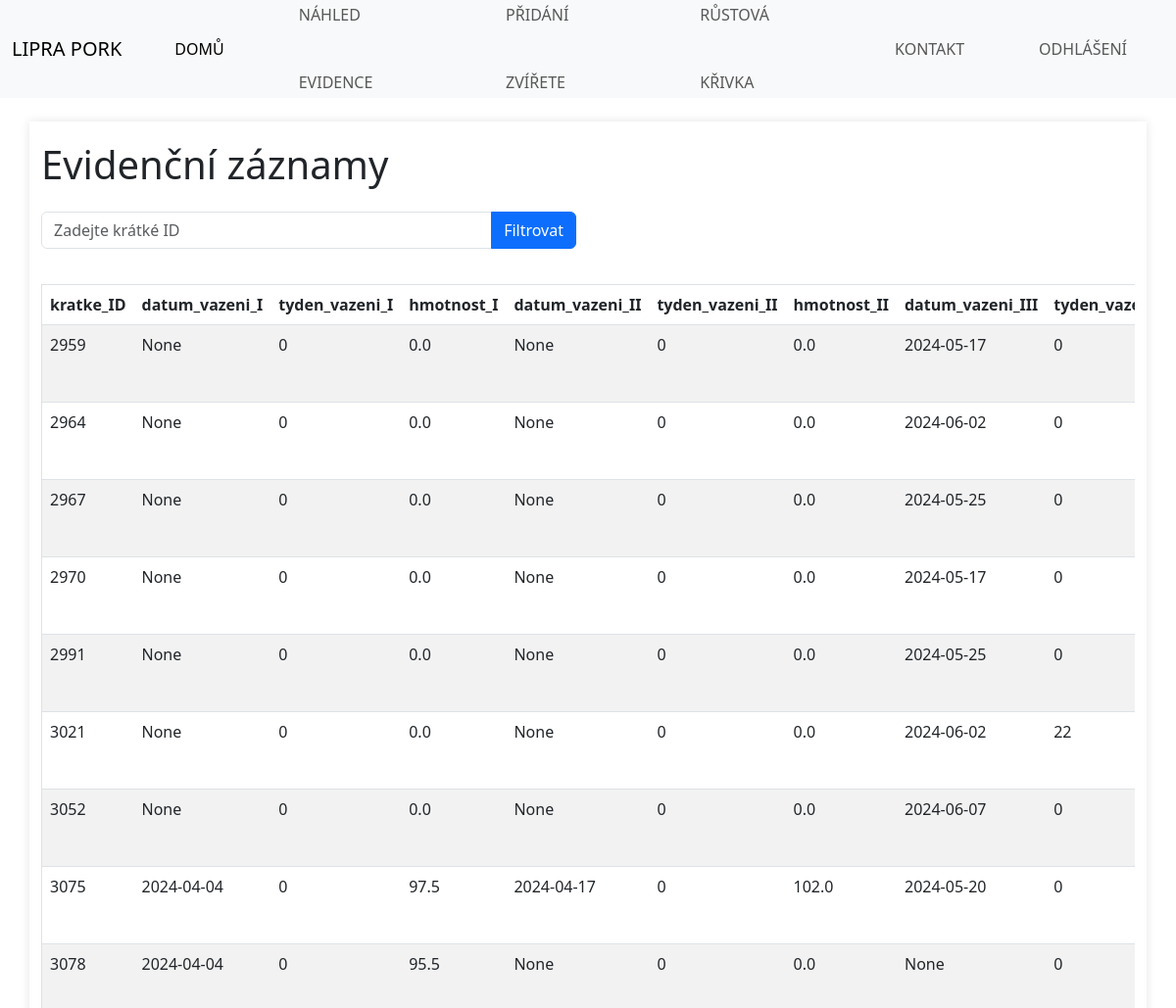
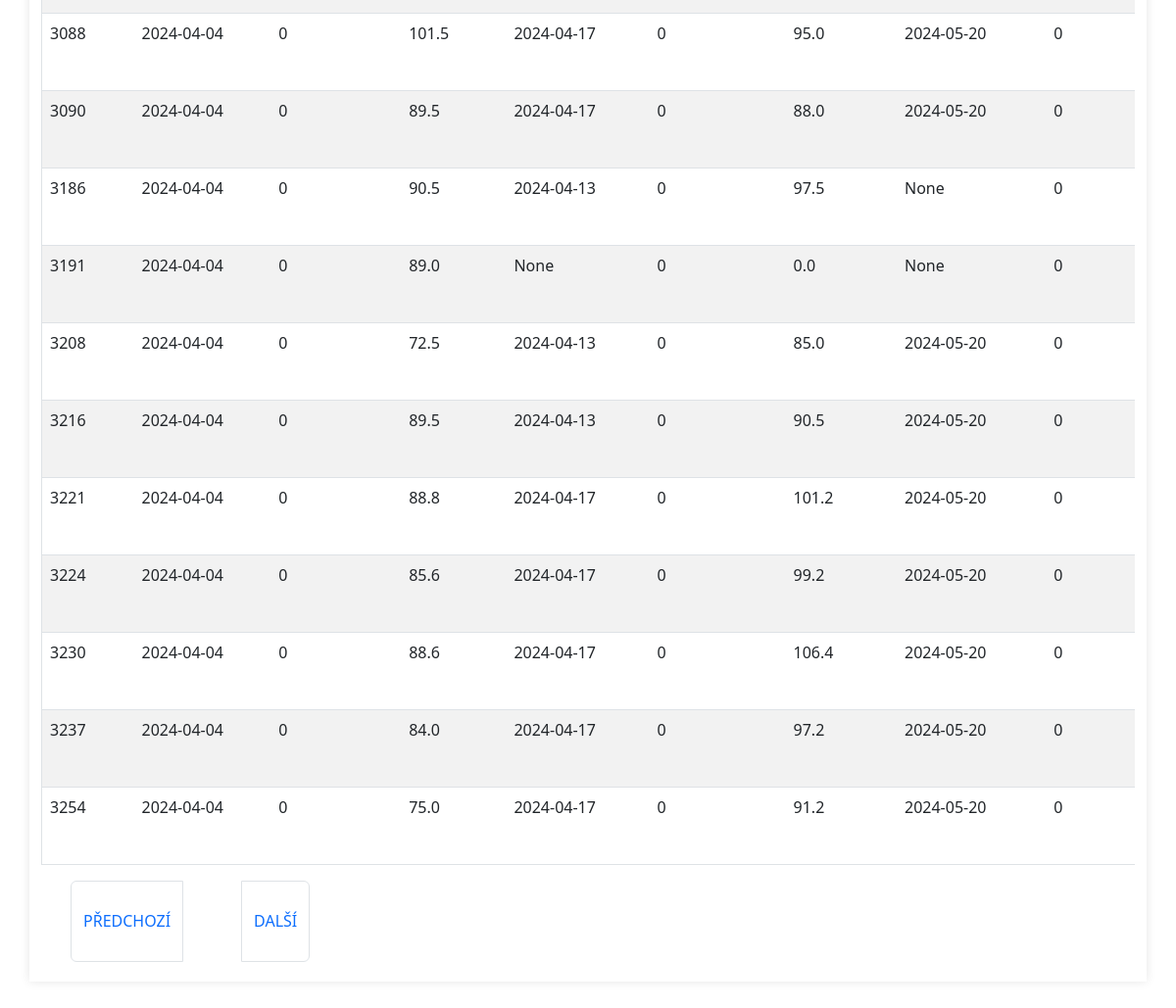
The app's page /animals?page=2 (signed in) with its own data (2 pictures, top to bottom).
### database_animal.py (models this page shows)
class Animals(db.Model):
    __tablename__ = 'animals'  # Název tabulky v databázi
    kratke_ID = db.Column(db.Integer, primary_key=True, unique=True, nullable=False)
    datum_vazeni_I = db.Column(db.Date, nullable=True)
    tyden_vazeni_I = db.Column(db.Integer, nullable=True)
    hmotnost_I = db.Column(db.Float, nullable=True)
    datum_vazeni_II = db.Column(db.Date, nullable=True)
    tyden_vazeni_II = db.Column(db.Integer, nullable=True)
    hmotnost_II = db.Column(db.Float, nullable=True)
    datum_vazeni_III = db.Column(db.Date, nullable=True)
    tyden_vazeni_III = db.Column(db.Integer, nullable=True)
    hmotnost_III = db.Column(db.Float, nullable=True)
    turnus = db.Column(db.Integer, nullable=True)
    rok = db.Column(db.Integer, nullable=True)
    interni_ID = db.Column(db.Integer, nullable=True)
    ID = db.Column(db.Integer, nullable=True)
    datum_narozeni = db.Column(db.Date, nullable=True)
    datum_spek = db.Column(db.Date, nullable=True)
    tyden_spek = db.Column(db.Integer, nullable=True)
    spek = db.Column(db.Float, nullable=True)
    rije = db.Column(db.Date, nullable=True)
    def __repr__(self):
        return (f'<Animals {self.kratke_ID}, {self.datum_vazeni_I}, {self.tyden_vazeni_I}, {self.hmotnost_I},'
                f'{self.datum_vazeni_II}, {self.tyden_vazeni_II}, {self.hmotnost_II}, {self.datum_vazeni_III},'
                f'{self.tyden_vazeni_III}, {self.hmotnost_III}, {self.turnus}, {self.rok}, {self.interni_ID},'
                f'{self.ID}, {self.datum_narozeni}, {self.datum_spek}, {self.tyden_spek}, {self.spek},'
                f'{self.rije}>')

### app.py (the view)
@app.route('/animals')
@login_required
def animals():
    page = request.args.get('page', 1, type=int)
    filter_id = request.args.get('kratke_ID', type=int)
    if filter_id:
        query = Animals.query.filter_by(kratke_ID=filter_id)
    else:
        query = Animals.query
    animals_paginated = query.paginate(page=page, per_page=20)
    print("Záznamy v databázi:", [animal for animal in animals_paginated.items])  # Debugging
    return render_template('animals.html', animals=animals_paginated)

### app.py (called while the page is built)
@login_manager.user_loader
def load_user(user_id):
    return db.session.get(User, int(user_id))

### templates/animals.html (shortened to what this page needs)
<!DOCTYPE html>
<html lang="cs-cz">
<head>
    <link rel="stylesheet" href="{{ url_for('static', filename='style.css') }}" type="text/css" />
    <link href="https://cdn.jsdelivr.net/npm/bootstrap@5.3.0-alpha3/dist/css/bootstrap.min.css" rel="stylesheet">
</head>
<body>
    <header>
        <nav class="navbar navbar-expand-md navbar-light bg-light">
            <div class="container-fluid">
                <a class="navbar-brand" href="{{ url_for('index') }}">LIPRA PORK</a>
                <div class="collapse navbar-collapse" id="navbarNav">
                    <ul class="navbar-nav">
                        <li class="nav-item">
                            <a class="nav-link active" href="{{ url_for('index') }}">Domů</a>
                        </li>
                        <li class="nav-item">
                            <a class="nav-link" href="{{ url_for('animals') }}">Náhled evidence</a>
                        </li>
                        <li class="nav-item">
                            <a class="nav-link" href="{{ url_for('add_animal') }}">Přidání zvířete</a>
                        </li>
                        <li class="nav-item">
                            <a class="nav-link" href="{{ url_for('growth_curve') }}">Růstová křivka</a>
                        </li>
                        <li class="nav-item">
                            <a class="nav-link" href="kontakt.html">Kontakt</a>
                        </li>
                        <li class="nav-item">
                            <a class="nav-link" href="{{ url_for('logout') }}">Odhlášení</a>
                        </li>
                    </ul>
                </div>
            </div>
        </nav>
    </header>
    <main class="container mt-4">
        <h1 class="mb-4">Evidenční záznamy</h1>
        <div class="row mb-3">
            <div class="col-12 col-md-6">
                <form method="GET" action="{{ url_for('animals') }}">
                    <div class="input-group">
                        <input type="number" name="kratke_ID" class="form-control" placeholder="Zadejte krátké ID" value="{{ request.args.get('kratke_ID', '') }}">
                        <button type="submit" class="btn btn-primary">Filtrovat</button>
                    </div>
                </form>
            </div>
        </div>
        <div class="table-responsive">
            <table class="table table-striped">
                <thead>
                    <tr>
                        <th>kratke_ID</th>
                        <th>datum_vazeni_I</th>
                        <th>tyden_vazeni_I</th>
                        <th>hmotnost_I</th>
                        <th>datum_vazeni_II</th>
                        <th>tyden_vazeni_II</th>
                        <th>hmotnost_II</th>
                        <th>datum_vazeni_III</th>
                        <th>tyden_vazeni_III</th>
                    </tr>
                </thead>
                <tbody>
                    {% for animal in animals.items %}
                    <tr>
                        <td>{{ animal.kratke_ID }}</td>
                        <td>{{ animal.datum_vazeni_I }}</td>
                        <td>{{ animal.tyden_vazeni_I }}</td>
                        <td>{{ animal.hmotnost_I }}</td>
                        <td>{{ animal.datum_vazeni_II }}</td>
                        <td>{{ animal.tyden_vazeni_II }}</td>
                        <td>{{ animal.hmotnost_II }}</td>
                        <td>{{ animal.datum_vazeni_III }}</td>
                        <td>{{ animal.tyden_vazeni_III }}</td>
                    </tr>
                    {% endfor %}
                </tbody>
            </table>
        </div>
        <nav>
            <ul class="pagination">
                {% if animals.has_prev %}
                <li class="page-item">
                    <a class="page-link" href="{{ url_for('animals', page=animals.prev_num) }}">Předchozí</a>
                </li>
                {% endif %}
                {% if animals.has_next %}
                <li class="page-item">
                    <a class="page-link" href="{{ url_for('animals', page=animals.next_num) }}">Další</a>
                </li>
                {% endif %}
            </ul>
        </nav>
    </main>
</body>
</html>

### static/style.css (style rules this page uses)
html { background: #6ca161; }
body { font: 14px "Poppins"; background: #f9f9f9; color: #414042; box-sizing: border-box; margin: 0; padding: 100px 0 140px 0; min-width: 960px; }
body > header { height: 100px; width: 100%; background: #1c8404; color: white; display: flex; justify-content: space-evenly; position: fixed; z-index: 1; top: 0; }
nav ul { margin: 0; list-style-type: none; display: flex; align-items: center; height: 100%; }
nav ul li { padding: 0 25px; margin: 0 5px; font-size: 1em; line-height: 4.3em; }
nav ul a { color: white; padding: 8px 0; text-decoration: none; text-transform: uppercase; }
article, main { margin: 0 auto; max-width: 960px; padding: 50px; }
table { width: 100%; border-collapse: collapse; margin: 20px 0; }
table, th, td { border: 1px solid #ddd; padding: 8px; }
th { background-color: #f2f2f2; text-align: left; }
tr:nth-child(even) { background-color: #f9f9f9; }
.container { max-width: 1200px; margin: 0 auto; padding: 20px; background-color: #fff; box-shadow: 0 0 10px rgba(0,0,0,0.1); }
button { background-color: #4CAF50; color: white; padding: 10px 20px; border: none; border-radius: 4px; cursor: pointer; }

### records on screen
Animals: kratke_ID "2959", datum_vazeni_I "None", tyden_vazeni_I "0", hmotnost_I "0.0", datum_vazeni_II "None", tyden_vazeni_II "0", hmotnost_II "0.0", datum_vazeni_III "2024-05-17", tyden_vazeni_III "0"
Animals: kratke_ID "2964", datum_vazeni_I "None", tyden_vazeni_I "0", hmotnost_I "0.0", datum_vazeni_II "None", tyden_vazeni_II "0", hmotnost_II "0.0", datum_vazeni_III "2024-06-02", tyden_vazeni_III "0"
Animals: kratke_ID "2967", datum_vazeni_I "None", tyden_vazeni_I "0", hmotnost_I "0.0", datum_vazeni_II "None", tyden_vazeni_II "0", hmotnost_II "0.0", datum_vazeni_III "2024-05-25", tyden_vazeni_III "0"
Animals: kratke_ID "2970", datum_vazeni_I "None", tyden_vazeni_I "0", hmotnost_I "0.0", datum_vazeni_II "None", tyden_vazeni_II "0", hmotnost_II "0.0", datum_vazeni_III "2024-05-17", tyden_vazeni_III "0"
Animals: kratke_ID "2991", datum_vazeni_I "None", tyden_vazeni_I "0", hmotnost_I "0.0", datum_vazeni_II "None", tyden_vazeni_II "0", hmotnost_II "0.0", datum_vazeni_III "2024-05-25", tyden_vazeni_III "0"
Animals: kratke_ID "3021", datum_vazeni_I "None", tyden_vazeni_I "0", hmotnost_I "0.0", datum_vazeni_II "None", tyden_vazeni_II "0", hmotnost_II "0.0", datum_vazeni_III "2024-06-02", tyden_vazeni_III "22"
Animals: kratke_ID "3052", datum_vazeni_I "None", tyden_vazeni_I "0", hmotnost_I "0.0", datum_vazeni_II "None", tyden_vazeni_II "0", hmotnost_II "0.0", datum_vazeni_III "2024-06-07", tyden_vazeni_III "0"
Animals: kratke_ID "3075", datum_vazeni_I "2024-04-04", tyden_vazeni_I "0", hmotnost_I "97.5", datum_vazeni_II "2024-04-17", tyden_vazeni_II "0", hmotnost_II "102.0", datum_vazeni_III "2024-05-20", tyden_vazeni_III "0"
Animals: kratke_ID "3078", datum_vazeni_I "2024-04-04", tyden_vazeni_I "0", hmotnost_I "95.5", datum_vazeni_II "None", tyden_vazeni_II "0", hmotnost_II "0.0", datum_vazeni_III "None", tyden_vazeni_III "0"
Animals: kratke_ID "3088", datum_vazeni_I "2024-04-04", tyden_vazeni_I "0", hmotnost_I "101.5", datum_vazeni_II "2024-04-17", tyden_vazeni_II "0", hmotnost_II "95.0", datum_vazeni_III "2024-05-20", tyden_vazeni_III "0"
Animals: kratke_ID "3090", datum_vazeni_I "2024-04-04", tyden_vazeni_I "0", hmotnost_I "89.5", datum_vazeni_II "2024-04-17", tyden_vazeni_II "0", hmotnost_II "88.0", datum_vazeni_III "2024-05-20", tyden_vazeni_III "0"
Animals: kratke_ID "3186", datum_vazeni_I "2024-04-04", tyden_vazeni_I "0", hmotnost_I "90.5", datum_vazeni_II "2024-04-13", tyden_vazeni_II "0", hmotnost_II "97.5", datum_vazeni_III "None", tyden_vazeni_III "0"
Animals: kratke_ID "3191", datum_vazeni_I "2024-04-04", tyden_vazeni_I "0", hmotnost_I "89.0", datum_vazeni_II "None", tyden_vazeni_II "0", hmotnost_II "0.0", datum_vazeni_III "None", tyden_vazeni_III "0"
Animals: kratke_ID "3208", datum_vazeni_I "2024-04-04", tyden_vazeni_I "0", hmotnost_I "72.5", datum_vazeni_II "2024-04-13", tyden_vazeni_II "0", hmotnost_II "85.0", datum_vazeni_III "2024-05-20", tyden_vazeni_III "0"
Animals: kratke_ID "3216", datum_vazeni_I "2024-04-04", tyden_vazeni_I "0", hmotnost_I "89.5", datum_vazeni_II "2024-04-13", tyden_vazeni_II "0", hmotnost_II "90.5", datum_vazeni_III "2024-05-20", tyden_vazeni_III "0"
Animals: kratke_ID "3221", datum_vazeni_I "2024-04-04", tyden_vazeni_I "0", hmotnost_I "88.8", datum_vazeni_II "2024-04-17", tyden_vazeni_II "0", hmotnost_II "101.2", datum_vazeni_III "2024-05-20", tyden_vazeni_III "0"
Animals: kratke_ID "3224", datum_vazeni_I "2024-04-04", tyden_vazeni_I "0", hmotnost_I "85.6", datum_vazeni_II "2024-04-17", tyden_vazeni_II "0", hmotnost_II "99.2", datum_vazeni_III "2024-05-20", tyden_vazeni_III "0"
Animals: kratke_ID "3230", datum_vazeni_I "2024-04-04", tyden_vazeni_I "0", hmotnost_I "88.6", datum_vazeni_II "2024-04-17", tyden_vazeni_II "0", hmotnost_II "106.4", datum_vazeni_III "2024-05-20", tyden_vazeni_III "0"
Animals: kratke_ID "3237", datum_vazeni_I "2024-04-04", tyden_vazeni_I "0", hmotnost_I "84.0", datum_vazeni_II "2024-04-17", tyden_vazeni_II "0", hmotnost_II "97.2", datum_vazeni_III "2024-05-20", tyden_vazeni_III "0"
Animals: kratke_ID "3254", datum_vazeni_I "2024-04-04", tyden_vazeni_I "0", hmotnost_I "75.0", datum_vazeni_II "2024-04-17", tyden_vazeni_II "0", hmotnost_II "91.2", datum_vazeni_III "2024-05-20", tyden_vazeni_III "0"
